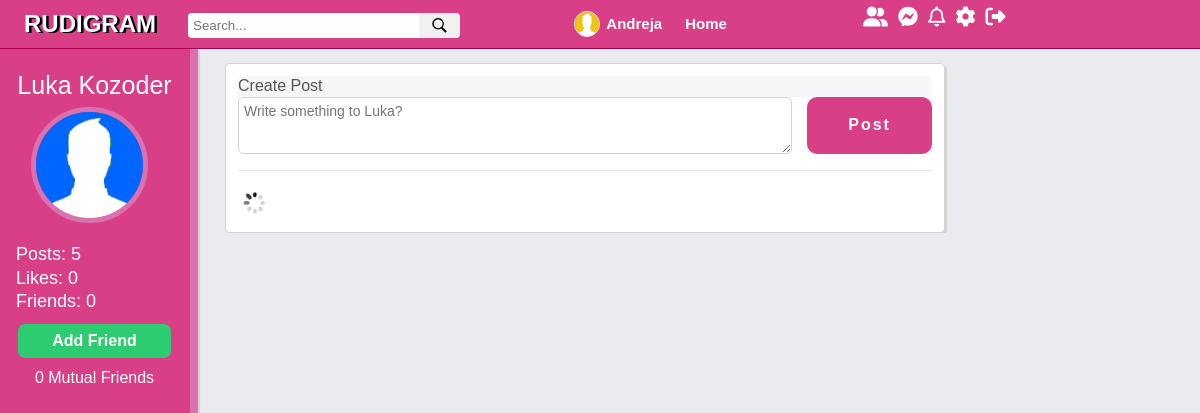
The page /profile.php?profile_username=luka_kozoder (signed in) on the database as committed earlier.
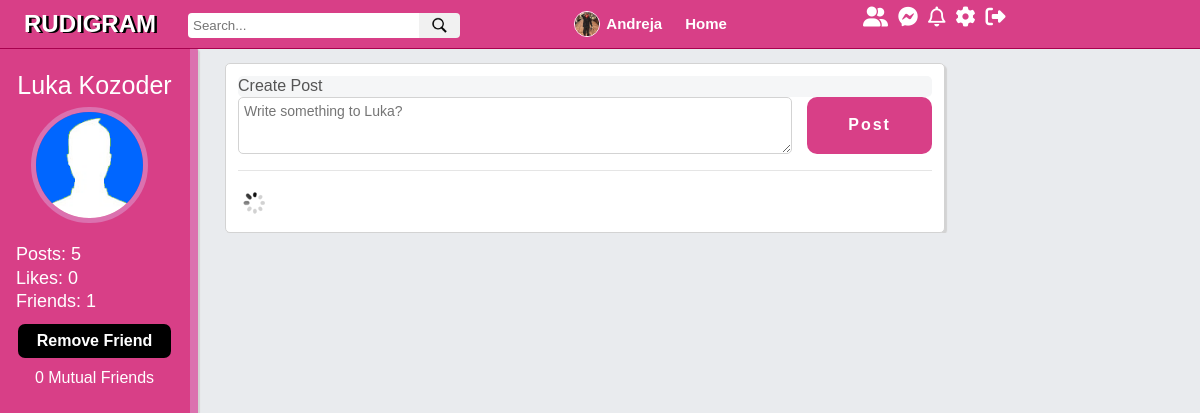
The same page on the database as committed later.
### tables this page shows
CREATE TABLE `users` (
  `id` int(11) NOT NULL,
  `firstName` varchar(30) NOT NULL,
  `lastName` varchar(30) NOT NULL,
  `username` varchar(100) NOT NULL,
  `email` varchar(100) NOT NULL,
  `password` varchar(255) NOT NULL,
  `signUpDate` datetime NOT NULL,
  `profilePic` varchar(255) NOT NULL,
  `numPosts` int(11) NOT NULL,
  `numLikes` int(11) NOT NULL,
  `userClosed` varchar(3) NOT NULL,
  `friendArray` text NOT NULL
);

### includes/classes/User.php (called while the page is built, shortened)
<?php
class User {
   private $con;
   private $username;
   private $firstName;
   private $lastName;
   private $profilePic;
   private $numPosts;
   private $numLikes;
   private $friendArray;
   public function __construct($con, $username) {
      $this->con = $con;
      $this->username = $username;
      $query = mysqli_query($this->con, "SELECT * FROM users WHERE username='$this->username'");
      $this->userData = mysqli_fetch_array($query);
      $this->firstName = $this->userData['firstName'];
      $this->profilePic = $this->userData['profilePic'];
      $this->lastName = $this->userData['lastName'];
      $this->numPosts = $this->userData['numPosts'];
      $this->numLikes = $this->userData['numLikes'];
      $this->friendArray = $this->userData['friendArray'];
   }
   public function getFriendArray() {
      return $this->friendArray;
   }
   public function getUsername() {
      return $this->username;
   }
   public function getFirstName() {
      return $this->firstName;
   }
   public function getFirstAndLastName() {
      return $this->firstName . " " . $this->lastName;
   }
   public function getProfilePic() {
      return $this->profilePic;
   }
   public function getNumberOfPosts() {
      return $this->numPosts;
   }
   public function getNumberOfLikes() {
      return $this->numLikes;
   }
   public function getNumberOfFriends() {
      $num = substr_count($this->friendArray, ",");
      $num = $num - 1;
      return $num;
   }
   public function isFriend($userWith) {
      $userWithObj = new User($this->con, $userWith);
      $userWithComma = "," . $userWith . ",";
      $loggedUserWithComma = "," . $this->username . ",";
      if(strpos($this->friendArray, $userWithComma) !== false &&
         strpos($userWithObj->getFriendArray(), $loggedUserWithComma) !== false) {
         return true;
      }
      return false;
   }
   public function getNumOfMutualFriends($userWith) {
      $counter = 0;
      $userWithObj = new User($this->con, $userWith);
      $userWithFriendArray = explode(",", $userWithObj->getFriendArray());
      $thisUserFriendArray = explode(",", $this->getFriendArray());
      return $counter == 1 ? $counter . " Mutual Friend" : $counter . " Mutual Friends";
   }
}
?>

### includes/profilePageLeftBar.php (the view, shortened to what this page needs)
<?php
   function checkFriendship($profUsername, $userLoggedIn, $profUser, $user) {
      if($profUser->isFriend($userLoggedIn)) {
         echo "<button class='btn btnBlack' id='removeFriendBtn' onclick='removeFriend(\"$profUsername\") '>Remove Friend</button>";
         return;
      }
      echo "<button class='btn btnGreen' onclick='addFriend(\"$profUsername\")'>Add Friend</button>";
   }
      ?>
   <div class="profileLeftBar column">
      <span class="userName"><?php echo $profUser->getFirstAndLastName(); ?></span>
      <img src="<?php echo $profUser->getProfilePic(); ?>" alt="User profile pic">
      <div class="userInfoNumbers">
         <span>Posts: <?php echo $profUser->getNumberOfPosts(); ?></span>
         <span>Likes: <?php echo $profUser->getNumberOfLikes(); ?></span>
         <span>Friends: <?php echo $profUser->getNumberOfFriends(); ?></span>
      </div>
      <?php checkFriendship($profUsername, $userLoggedIn, $profUser, $user); ?>
      <span class='mutualFriends'><?php echo $user->getNumOfMutualFriends($profUsername); ?></span>
   </div>

### includes/navbar.php
<nav id="navbar">
   <h1 class="logo"><a href="index.php">RUDIGRAM</a></h1>
   <div class="searchBar">
      <form action="search.php" method="GET" name="searchForm">
         <input type="text" name="searchInput" id="searchInput" placeholder="Search...">
         <div class="btnHolder">
            <img src="assets/images/icons/search.png" alt="search">
         </div>
      </form>
   </div>
   <div class="userOptions">
      <div class="profileIcon">
         <a href="<?php echo $userLoggedIn; ?>">
            <img src="<?php echo $user->getProfilePic(); ?>" alt="user picture">
            <span class="userName"><?php echo $user->getFirstName(); ?></span>
         </a>
      </div>
      <div class="homeIcon">
         <a href="index.php">Home</a>
      </div>
      <div class="socialButtons">
         <a href="#">
            <i class="fas fa-user-friends fa-lg"></i>
         </a>
         <a href="#">
            <i class="fab fa-facebook-messenger fa-lg"></i>
         </a>
         <a href="#">
            <i class="far fa-bell fa-lg"></i>
         </a>
         <a href="settings.php">
            <i class="fas fa-cog fa-lg"></i>
         </a>
         <a href="includes/handlers/logout.php">
            <i class="fas fa-sign-out-alt fa-lg"></i>
         </a>
      </div>
   </div>
</nav>

Rows that differ between the two databases and show on the page:
changed users "Andreja": profilePic: a different picture
Other text that changed with them:
$profUser->getNumberOfFriends(): "0" → "1"
text no longer shown: "Add Friend"
text now shown: "Remove Friend"
